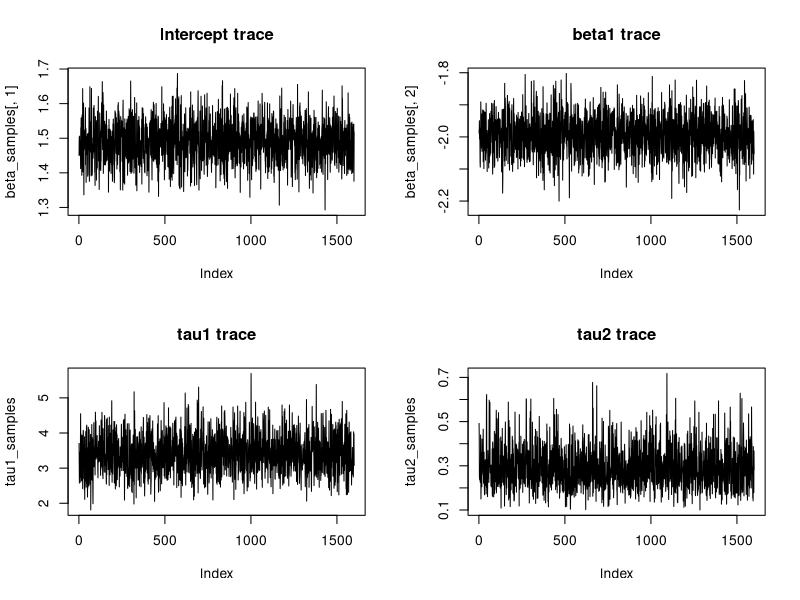
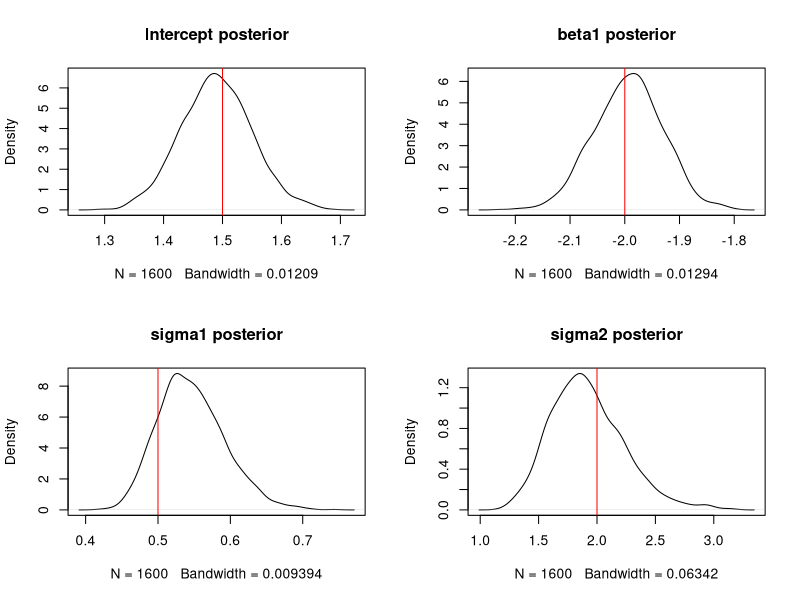

These figures' R source, in order:
## ---- chunk 1
# Gibbs Sampler for Bayesian Linear Regression with Outliers
# Model: Y_i = x_i^T beta + e_i, where e_i ~ N(0, sigma1^2) for i in I1, N(0, sigma2^2) for i in I2

library(MASS)  # For multivariate normal sampling

# Generate synthetic data
set.seed(123)
n <- 100  # Total observations
n1 <- 80   # Number of "good" observations (I1)
p <- 3     # Number of predictors

# True parameters
true_beta <- c(1.5, -2, 0.5)
true_tau1 <- 1/0.5^2   # Precision for I1 (sigma1 = 0.5)
true_tau2 <- 1/2^2     # Precision for I2 (sigma2 = 2)

# Design matrix (random normal predictors)
X <- matrix(rnorm(n*p), n, p)
X[,1] <- 1  # First column is intercept

# Generate responses
I1 <- 1:n1
I2 <- (n1+1):n
Y <- numeric(n)
Y[I1] <- X[I1,] %*% true_beta + rnorm(n1, 0, sqrt(1/true_tau1))
Y[I2] <- X[I2,] %*% true_beta + rnorm(n-n1, 0, sqrt(1/true_tau2))

# Priors
T0_inv <- diag(0.01, p)  # Weakly informative prior precision for beta
a <- 0.1; b <- 0.1        # Gamma prior parameters for tau1, tau2

# Gibbs sampling setup
n_iter <- 10000
burnin <- 2000
thin <- 5

# Initialize storage
beta_samples <- matrix(NA, n_iter, p)
tau1_samples <- numeric(n_iter)
tau2_samples <- numeric(n_iter)

# Initial values
beta <- solve(t(X) %*% X) %*% t(X) %*% Y  # OLS estimate
tau1 <- 1/var(Y[I1])
tau2 <- 1/var(Y[I2])

# Gibbs sampler
for (iter in 1:n_iter) {
    # 1. Sample beta from its conditional posterior
    X1 <- X[I1,]
    X2 <- X[I2,]
    Y1 <- Y[I1]
    Y2 <- Y[I2]
    
    Sigma_beta_inv <- tau1 * t(X1) %*% X1 + tau2 * t(X2) %*% X2 + T0_inv
    Sigma_beta <- solve(Sigma_beta_inv)
    mu_beta <- Sigma_beta %*% (tau1 * t(X1) %*% Y1 + tau2 * t(X2) %*% Y2)
    
    beta <- mvrnorm(1, mu_beta, Sigma_beta)
    
    # 2. Sample tau1 from its conditional posterior
    a_tau1 <- a + n1/2
    resid1 <- Y1 - X1 %*% beta
    b_tau1 <- b + 0.5 * sum(resid1^2)
    tau1 <- rgamma(1, shape = a_tau1, rate = b_tau1)
    
    # 3. Sample tau2 from its truncated conditional posterior
    a_tau2 <- a + (n - n1)/2
    resid2 <- Y2 - X2 %*% beta
    b_tau2 <- b + 0.5 * sum(resid2^2)
    
    # Sample from truncated Gamma using inverse CDF method
    u <- runif(1, 0, pgamma(tau1, shape = a_tau2, rate = b_tau2))
    tau2 <- qgamma(u, shape = a_tau2, rate = b_tau2)
    
    # Store samples
    beta_samples[iter,] <- beta
    tau1_samples[iter] <- tau1
    tau2_samples[iter] <- tau2
}

# Post-processing (remove burn-in and thin)
keep <- seq(burnin+1, n_iter, by=thin)
beta_samples <- beta_samples[keep,]
tau1_samples <- tau1_samples[keep]
tau2_samples <- tau2_samples[keep]

# Summary statistics
cat("Posterior means:\n")
cat("beta:", colMeans(beta_samples), "\n")
cat("tau1:", mean(tau1_samples), "(sigma1:", mean(1/sqrt(tau1_samples)), ")\n")
cat("tau2:", mean(tau2_samples), "(sigma2:", mean(1/sqrt(tau2_samples)), ")\n")

# Trace plots
par(mfrow=c(2,2))
plot(beta_samples[,1], type="l", main="Intercept trace")
plot(beta_samples[,2], type="l", main="beta1 trace")
plot(tau1_samples, type="l", main="tau1 trace")
plot(tau2_samples, type="l", main="tau2 trace")

# Densities
par(mfrow=c(2,2))
plot(density(beta_samples[,1]), main="Intercept posterior")
abline(v=true_beta[1], col="red")
plot(density(beta_samples[,2]), main="beta1 posterior")
abline(v=true_beta[2], col="red")
plot(density(1/sqrt(tau1_samples)), main="sigma1 posterior")
abline(v=1/sqrt(true_tau1), col="red")
plot(density(1/sqrt(tau2_samples)), main="sigma2 posterior")
abline(v=1/sqrt(true_tau2), col="red")
